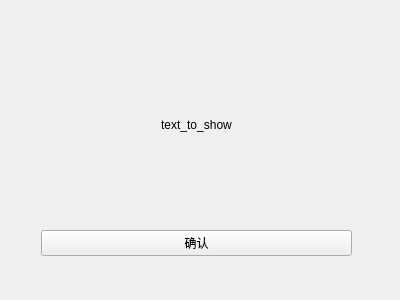
<?xml version="1.0" encoding="UTF-8"?>
<ui version="4.0">
 <class>gacha_1_time</class>
 <widget class="QWidget" name="gacha_1_time">
  <property name="geometry">
   <rect>
    <x>0</x>
    <y>0</y>
    <width>400</width>
    <height>300</height>
   </rect>
  </property>
  <property name="windowTitle">
   <string>Form</string>
  </property>
  <widget class="QWidget" name="widget" native="true">
   <property name="geometry">
    <rect>
     <x>41</x>
     <y>25</y>
     <width>311</width>
     <height>231</height>
    </rect>
   </property>
   <layout class="QVBoxLayout" name="verticalLayout">
    <item>
     <widget class="QLabel" name="label">
      <property name="text">
       <string>text_to_show</string>
      </property>
      <property name="alignment">
       <set>Qt::AlignCenter</set>
      </property>
     </widget>
    </item>
    <item>
     <widget class="QPushButton" name="pushButton">
      <property name="text">
       <string>确认</string>
      </property>
     </widget>
    </item>
   </layout>
  </widget>
 </widget>
 <resources/>
 <connections/>
</ui>
